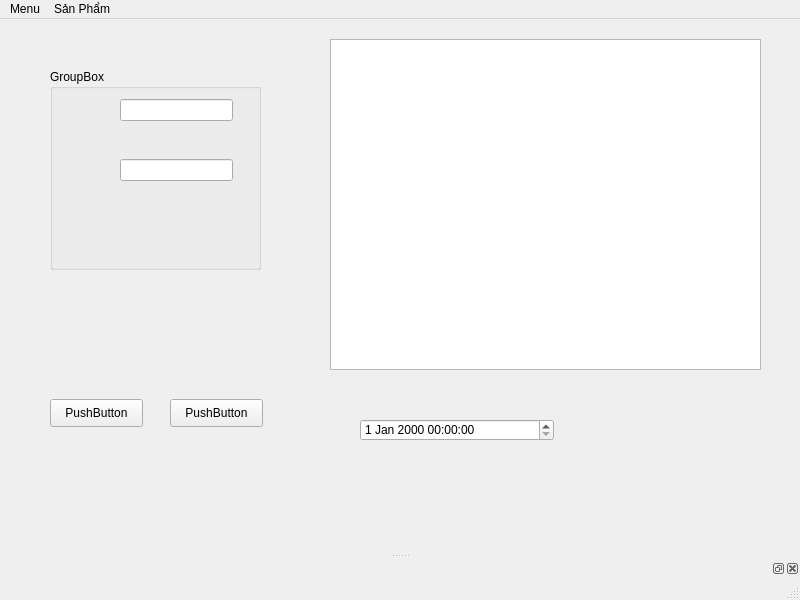
<?xml version="1.0" encoding="UTF-8"?>
<ui version="4.0">
 <class>MainWindow</class>
 <widget class="QMainWindow" name="MainWindow">
  <property name="geometry">
   <rect>
    <x>0</x>
    <y>0</y>
    <width>800</width>
    <height>600</height>
   </rect>
  </property>
  <property name="windowTitle">
   <string>MainWindow</string>
  </property>
  <widget class="QWidget" name="centralwidget">
   <widget class="QPushButton" name="pushButton">
    <property name="geometry">
     <rect>
      <x>50</x>
      <y>380</y>
      <width>93</width>
      <height>28</height>
     </rect>
    </property>
    <property name="text">
     <string>PushButton</string>
    </property>
   </widget>
   <widget class="QPushButton" name="pushButton_2">
    <property name="geometry">
     <rect>
      <x>170</x>
      <y>380</y>
      <width>93</width>
      <height>28</height>
     </rect>
    </property>
    <property name="text">
     <string>PushButton</string>
    </property>
   </widget>
   <widget class="QListView" name="listView">
    <property name="geometry">
     <rect>
      <x>330</x>
      <y>20</y>
      <width>431</width>
      <height>331</height>
     </rect>
    </property>
   </widget>
   <widget class="QGroupBox" name="groupBox">
    <property name="geometry">
     <rect>
      <x>50</x>
      <y>50</y>
      <width>211</width>
      <height>201</height>
     </rect>
    </property>
    <property name="title">
     <string>GroupBox</string>
    </property>
    <widget class="QLineEdit" name="lineEdit">
     <property name="geometry">
      <rect>
       <x>70</x>
       <y>30</y>
       <width>113</width>
       <height>22</height>
      </rect>
     </property>
    </widget>
    <widget class="QLineEdit" name="lineEdit_2">
     <property name="geometry">
      <rect>
       <x>70</x>
       <y>90</y>
       <width>113</width>
       <height>22</height>
      </rect>
     </property>
    </widget>
   </widget>
   <widget class="QDateTimeEdit" name="dateTimeEdit">
    <property name="geometry">
     <rect>
      <x>360</x>
      <y>400</y>
      <width>194</width>
      <height>22</height>
     </rect>
    </property>
   </widget>
  </widget>
  <widget class="QMenuBar" name="menubar">
   <property name="geometry">
    <rect>
     <x>0</x>
     <y>0</y>
     <width>800</width>
     <height>26</height>
    </rect>
   </property>
   <widget class="QMenu" name="menuMenu">
    <property name="title">
     <string>Menu</string>
    </property>
    <addaction name="actionNhanVien"/>
    <addaction name="actionHang"/>
   </widget>
   <widget class="QMenu" name="menuS_n_Ph_m">
    <property name="title">
     <string>Sản Phẩm</string>
    </property>
    <addaction name="actionT_m_ki_m"/>
    <addaction name="actionH_a_n"/>
    <addaction name="actionTho_t"/>
   </widget>
   <addaction name="menuMenu"/>
   <addaction name="menuS_n_Ph_m"/>
  </widget>
  <widget class="QStatusBar" name="statusbar"/>
  <widget class="QDockWidget" name="dockWidget">
   <attribute name="dockWidgetArea">
    <number>8</number>
   </attribute>
   <widget class="QWidget" name="dockWidgetContents"/>
  </widget>
  <action name="actionNhanVien">
   <property name="text">
    <string>NhanVien</string>
   </property>
  </action>
  <action name="actionHang">
   <property name="text">
    <string>Hang</string>
   </property>
  </action>
  <action name="actionT_m_ki_m">
   <property name="text">
    <string>Tìm kiếm</string>
   </property>
  </action>
  <action name="actionH_a_n">
   <property name="text">
    <string>Hóa đơn</string>
   </property>
  </action>
  <action name="actionTho_t">
   <property name="text">
    <string>Thoát</string>
   </property>
  </action>
 </widget>
 <resources/>
 <connections/>
</ui>
